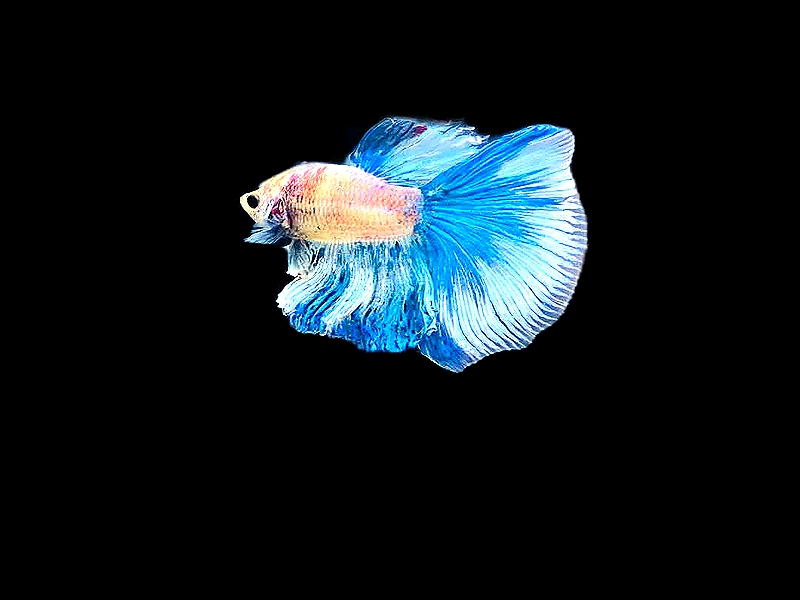
#> input picture Fish/Bete/Bete_115.jpg, 800 x 600 px, given in place of original.png, which was not available
$ python hw2_script.py
#> lines starting #> are read from the running program, lines starting #| are printed output that depends on the picture; after the words box and inside, x2 and y2 are one past the last pixel; in counts of white or black regions, pixels touching at a corner belong together; pictures that were not available may be replaced by others from this repository, and a replacement may not be noted
import numpy as np
import cv2 as cv
from pathlib import Path
import hashlib
import random
import matplotlib.pyplot as plt

# Constant variables
IMG_NAME = "original.png"
GROUND_TRUTH_NAME = "ground_truth.png"
CURRENT_DIR = Path.cwd()
RESULTS_DIR = CURRENT_DIR / "hw2-results" # Directory to store project results
PART2_DIR = RESULTS_DIR / "part2" # Directory to store results from part 2
PART3_DIR = RESULTS_DIR / "part3" # Directory to store results from part 3
PART4_DIR = RESULTS_DIR / "part4" # Directory to store results from part 3
PLOTS_DIR = RESULTS_DIR / "plots" # Directory to store plots from part 3
CACHE_DIR = CURRENT_DIR / ".cache-hw2" # Directory to store cached information about the image to reduce script rerun time

# Create the directories in the current directory if the do not exist
RESULTS_DIR.mkdir(exist_ok=True)
PART2_DIR.mkdir(exist_ok=True)
PART3_DIR.mkdir(exist_ok=True)
PART4_DIR.mkdir(exist_ok=True)
PLOTS_DIR.mkdir(exist_ok=True)
CACHE_DIR.mkdir(exist_ok=True)

# Helper functions

# Create file hashes for the cache for uniqueness
def file_hash(path):
    with open(path, "rb") as file:
        return hashlib.md5(file.read()).hexdigest()

# Writes files to the dirs
def write_file(path, img):
    cv.imwrite(path, img)

# Converts images to RGB
def to_rgb_display(img):
    if len(img.shape) == 2:
        return cv.cvtColor(img, cv.COLOR_GRAY2RGB)
    return cv.cvtColor(img, cv.COLOR_BGR2RGB)

print("==================== Part 2: Image Preprocessing & Multi-Channel Normalization ==================== ")

print("\n Reading in base image file")
img = cv.imread(IMG_NAME)
#> img is the input picture: shape (600, 800, 3); mean B, G, R 29.2, 24.7, 16.2
assert img is not None, f'Image file {IMG_NAME} could not be read, check file path.'

print("\n 1. Split the image into its three color channels, apply Histogram Equalization, and merge the channels back together")

# General outline for each of the three equalizations below:
# The image is converted to the proper color space as necessary
# The respective cache is checked to see if the image loaded has been split
# If it has, read the values from the cache
# If it has not, split the image into its channels and save the values to the cache
# This is done to try to save some time of retries and while debugging. I also read that the split method can be inefficient/take a lot of time, so this is an effort to optimize a little
# The proper channel(s) is(are) equalized and then all of the channels are merged back together
# The image is then converted back to BRG as necessary
# The image is saved to results/part2/

# # ==============  BRG Equalization from orig img ==============
# # Not used: Equalized image is not as clear as the HSV image.

# norm_brg_file = "norm_brg_img.png"

# bgr_channels_cache = CACHE_DIR / f'bgr_channel_cache_{file_hash(IMG_NAME)}.npz'

# if bgr_channels_cache.is_file():
#     print(f'\n Retrieving channel data from cache')
#     channels = np.load(bgr_channels_cache)
#     b, g, r = channels["b"], channels["g"], channels["r"]
# else:
#     print("\n Extracting channel data from the original image")
#     b, g, r = cv.split(img)
#     np.savez(bgr_channels_cache, b=b, g=g, r=r)

# # Histogram Eq on b,r, and g channels and merge
# norm_brg = cv.merge([cv.equalizeHist(b), cv.equalizeHist(r), cv.equalizeHist(g)])

# write_file(PART2_DIR / norm_brg_file, norm_brg)

# ==============  HSV conversion from orig img ==============
# Provides good contrast with more vibrant colors that will be easier to process later

hsv_file = "hsv_img.png"
norm_hsv_file = "norm_hsv_img.png"
hsv_img = cv.cvtColor(img, cv.COLOR_BGR2HSV)
#> hsv_img: shape (600, 800, 3); mean H, S, V 13.3, 20.8, 30.3
write_file(PART2_DIR / hsv_file, hsv_img)

hsv_channels_cache = CACHE_DIR / f'hsv_channel_cache_{file_hash(PART2_DIR / hsv_file)}.npz'

if hsv_channels_cache.is_file():
    print(f'\n Retrieving channel data from cache')
    channels = np.load(hsv_channels_cache)
    h, s, v = channels["h"], channels["s"], channels["v"]
else:
    print("\n Extracting channel data from the original image")
    h, s, v = cv.split(hsv_img)
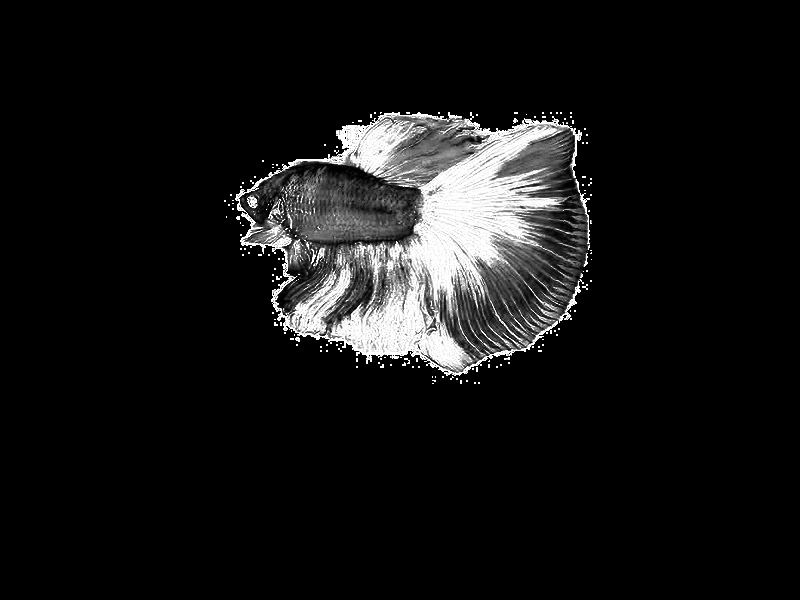
#> s: shape (600, 800); min 0, max 255, mean 20.8
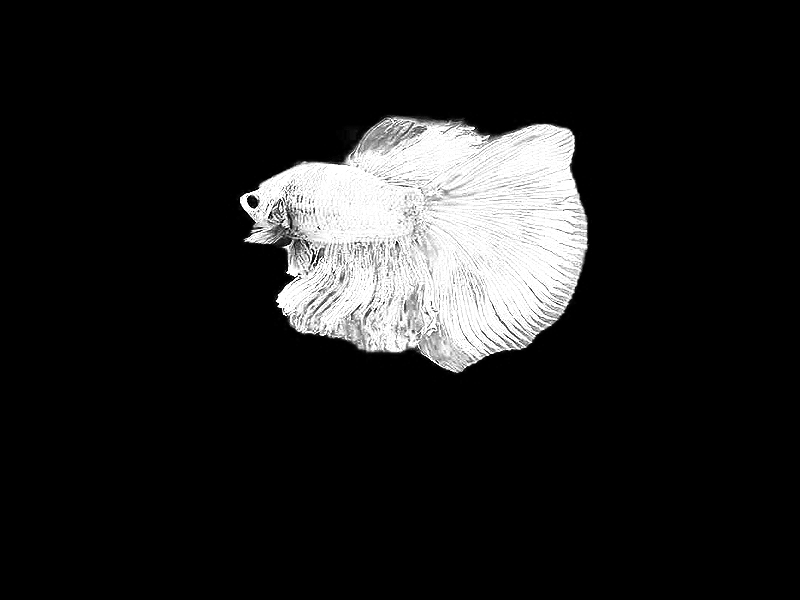
#> v: shape (600, 800); min 0, max 255, mean 30.3
    np.savez(hsv_channels_cache, h=h, s=s, v=v)

norm_hsv = cv.merge([h, s, cv.equalizeHist(v)])
#> norm_hsv: shape (600, 800, 3); mean H, S, V 13.3, 20.8, 21.4
norm_hsv_brg = cv.cvtColor(norm_hsv, cv.COLOR_HSV2BGR)

write_file(PART2_DIR / norm_hsv_file, norm_hsv_brg)

# [23 lines of commented-out code are left out]

print("\n==================== Part 3: Threshold Based Segmentation ==================== ")

# Convert to greyscale
grey_img = cv.cvtColor(norm_hsv_brg, cv.COLOR_BGR2GRAY)
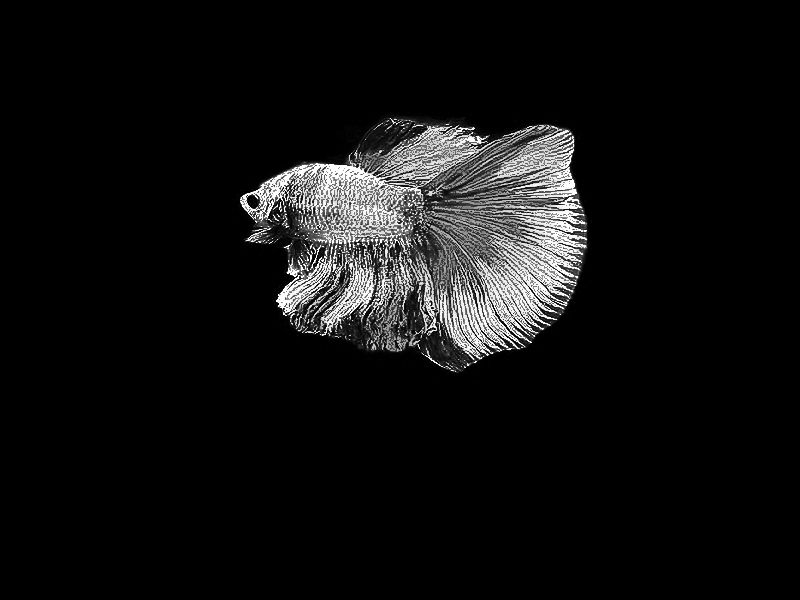
#> grey_img: shape (600, 800); min 0, max 255, mean 16.9
# blur = cv.GaussianBlur(grey_img,(5,5),.5) # Applying blur did not improve final IoU or DICE metrics

print("\n1. Otsu's Global Thresholding")

otsu_threshold, otsu_mask = cv.threshold(
    grey_img, 0, 255, cv.THRESH_BINARY_INV + cv.THRESH_OTSU
)
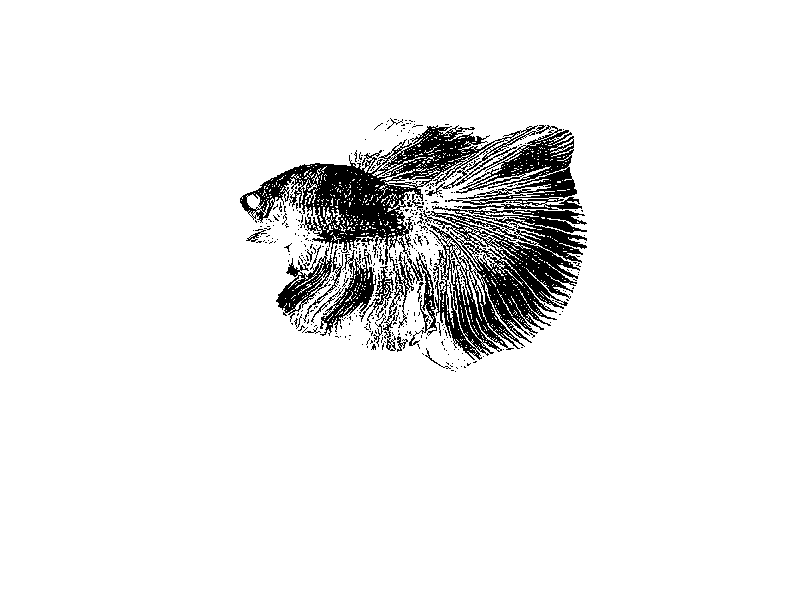
#> otsu_mask: shape (600, 800); 92.9% white; 374 black regions (350 under 20 px), largest, box (x1, y1, x2, y2) and area: (240, 125, 582, 265) 15550, (423, 206, 587, 360) 11931, (276, 245, 343, 323) 1592
#> otsu_threshold = 99

kernel = cv.getStructuringElement(cv.MORPH_ELLIPSE, (35,35))
clean_otsu_mask = cv.morphologyEx(otsu_mask, cv.MORPH_OPEN, kernel, iterations=1)
#> clean_otsu_mask: shape (600, 800); 86.9% white; 1 black region, box (x1, y1, x2, y2) and area: (240, 118, 587, 372) 63086
clean_otsu_mask = cv.morphologyEx(clean_otsu_mask, cv.MORPH_CLOSE, kernel, iterations=2)
#> clean_otsu_mask: shape (600, 800); 87.1% white; 1 black region, box (x1, y1, x2, y2) and area: (251, 120, 587, 369) 61970

otsu_foreground_img = cv.bitwise_and(norm_hsv_brg, norm_hsv_brg, mask=clean_otsu_mask)
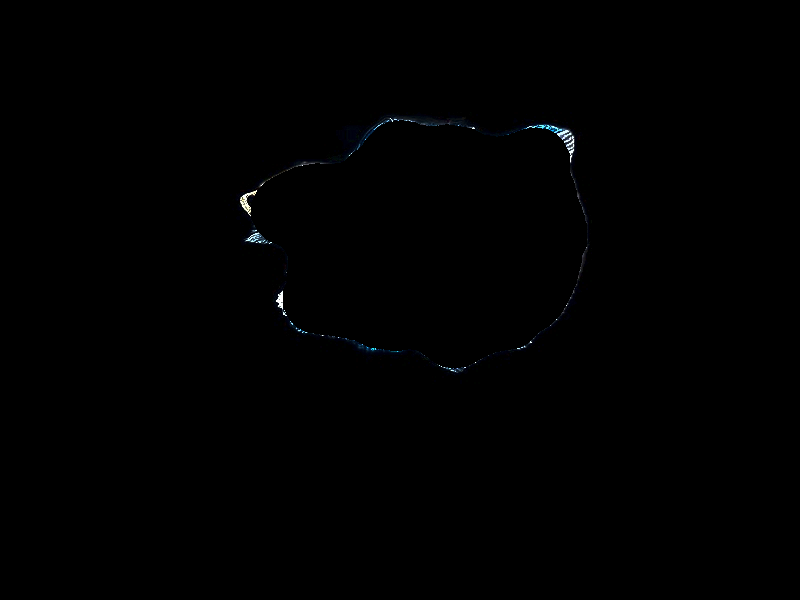
#> otsu_foreground_img: shape (600, 800, 3); mean B, G, R 0.6, 0.5, 0.4

otsu_mask_file = "otsu_mask.png"
otsu_foreground = "otsu_foreground.png"
write_file(PART3_DIR / otsu_mask_file, clean_otsu_mask)
write_file(PART3_DIR / otsu_foreground, otsu_foreground_img)

print("\n2. Adaptive Thresholding")

adapt_thresholded_mask = cv.adaptiveThreshold(
    grey_img, 255, cv.ADAPTIVE_THRESH_GAUSSIAN_C, cv.THRESH_BINARY_INV,1401,50
)
#> adapt_thresholded_mask: shape (600, 800); every value is 0

kernel = cv.getStructuringElement(cv.MORPH_ELLIPSE, (3,3))
adapt_thresholded_mask_clean = cv.morphologyEx(adapt_thresholded_mask, cv.MORPH_OPEN, kernel, iterations=1)
adapt_thresholded_mask_clean = cv.morphologyEx(adapt_thresholded_mask_clean, cv.MORPH_CLOSE, kernel, iterations=30)

adapt_thresh_foreground_img = cv.bitwise_and(norm_hsv_brg, norm_hsv_brg, mask=adapt_thresholded_mask_clean)
#> adapt_thresh_foreground_img: shape (600, 800, 3); every value is 0

adapt_mask = "adapt_mask.png"
adapt_foreground = "adapt_foreground.png"
write_file(PART3_DIR / adapt_mask, adapt_thresholded_mask_clean)
write_file(PART3_DIR / adapt_foreground, adapt_thresh_foreground_img)

print("\n==================== Part 4: Classical and Optimization-Based Segmentation ==================== ")

print("\n Color Space Clustering (K-Means)")

Z = norm_hsv_brg.reshape((-1,3))
Z = np.float32(Z)

criteria = (cv.TERM_CRITERIA_EPS + cv.TERM_CRITERIA_MAX_ITER, 10, 10.0)
K = 5
ret,label,center=cv.kmeans(Z,K,None,criteria,10,cv.KMEANS_RANDOM_CENTERS)
#> ret = 132806842.9; center = [[255, 197.9, 44.52], [115.6, 112.1, 98.48], [0.605, 0.285, 0.134], [244.8, 244.6, 208.5], [83.59, 55.76, 17.53]]

img_h, img_w = norm_hsv_brg.shape[:2]
#> img_h = 600; img_w = 800
labels_img = label.reshape((img_h, img_w))
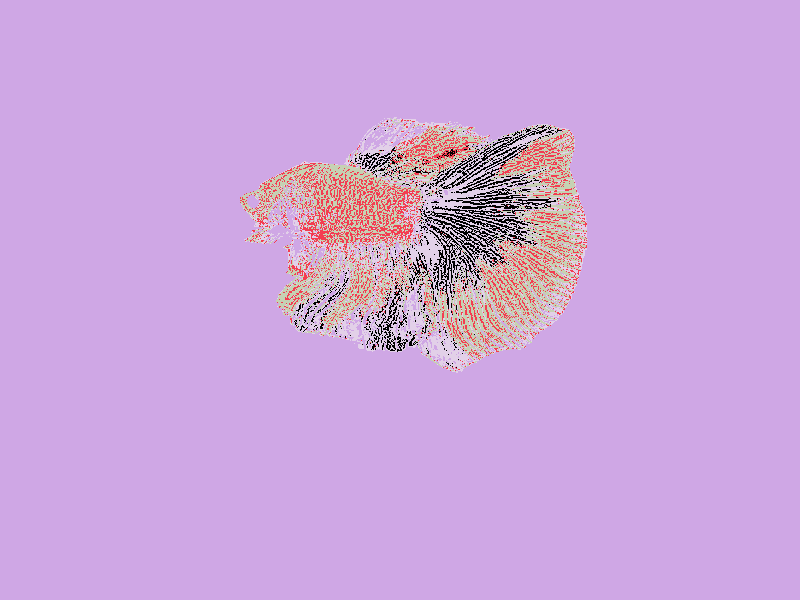
#> labels_img: shape (600, 800) int32; 5 distinct labels, from 0 to 4; one colour per label, 0 black

# # Run for cluster masking evaluation to determine best cluster to use
# for k in range(K):
#     cluster_mask = (labels_img == k).astype(np.uint8) * 255
#     write_file(PART4_DIR / f"k4_cluster_{k}_mask.png", cluster_mask)

cluster = (labels_img == 0)
#> cluster: shape (600, 800) bool; 1.5% white in thin lines or dots, all inside (x1, y1, x2, y2) = (294, 121, 562, 368)
cluster_mask = np.uint8(cluster) * 255

kmeans_foreground_img = cv.bitwise_and(norm_hsv_brg, norm_hsv_brg, mask=cluster_mask)

kmeans_mask = "kmeans_mask.png"
kmeans_foreground = "kmeans_foreground.png"
write_file(PART4_DIR / kmeans_mask, cluster_mask)
write_file(PART4_DIR / kmeans_foreground, kmeans_foreground_img)

print("\n==================== Part 5: Evaluation and Analysis ==================== ")

print("\n 1. Qualitative Analysis:\n    See README for discussion")

print("\n 2. Quantitative Comparison")

masks = {
    "Otsu's": clean_otsu_mask,
    "Adaptive Thresholding": adapt_thresholded_mask_clean,
    "K-Means Clustering": cluster_mask}

ground_truth_img = cv.imread(GROUND_TRUTH_NAME)
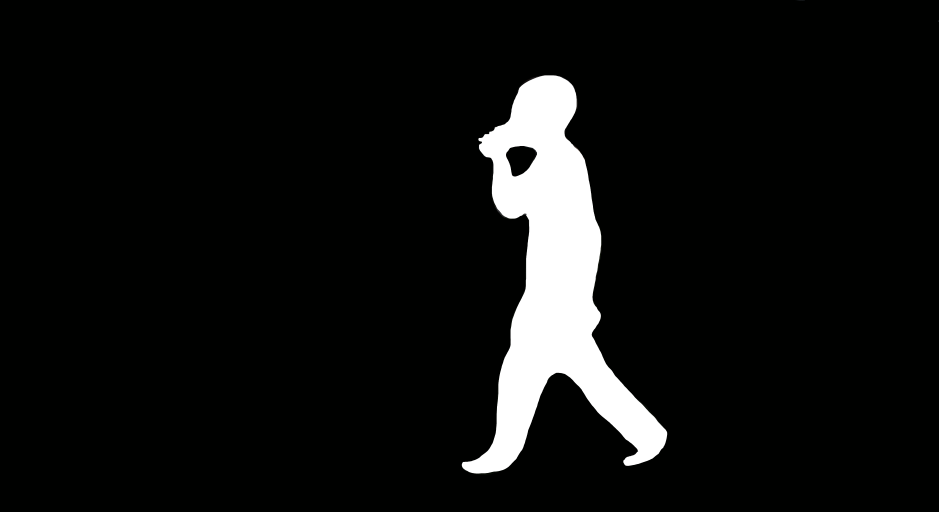
#> input picture ground_truth.png, 2816 x 1536 px (shown at 1/3 size)
#> ground_truth_img is the input picture: shape (1536, 2816, 3); mean B, G, R 16.4, 17.3, 16.4
ground_truth_grey = cv.cvtColor(ground_truth_img, cv.COLOR_BGR2GRAY)
_, ground_truth_binary = cv.threshold(ground_truth_grey, 127, 255, cv.THRESH_BINARY)
#> ground_truth_binary: shape (1536, 2816); 6.4% white; 1 white region, box (x1, y1, x2, y2) and area: (1385, 226, 2002, 1421) 277809

metric_results = {}
for name, mask in masks.items():
    print(f"\n    {name}:")
    _, calculated_mask_binary = cv.threshold(mask, 127, 255, cv.THRESH_BINARY)

#> (the run stopped early here; a loop or call above may not have finished)
